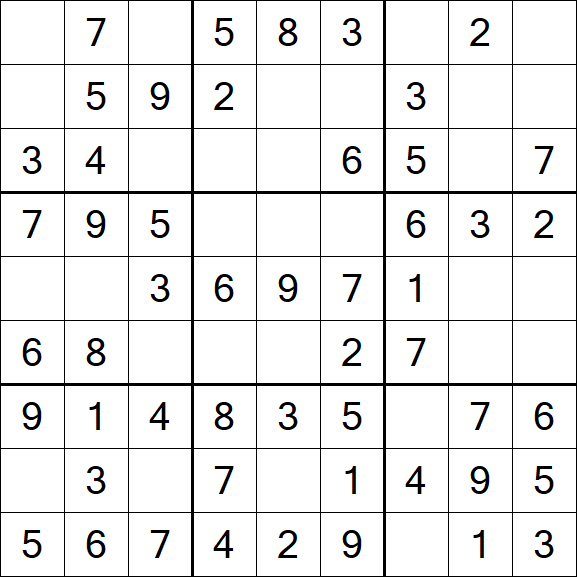
#> input picture sudoku/sudoku11.png, 577 x 577 px, found by its file name
$ jupyter execute --allow-errors sudoku_solver.ipynb   (shell and % lines are left out)
#> lines starting #> are read from the running program, lines starting #| are printed output that depends on the picture; after the words box and inside, x2 and y2 are one past the last pixel; in counts of white or black regions, pixels touching at a corner belong together
[cell 1]
import cv2
import numpy as np
import imageio
from imutils import contours

[cell 2]
src = cv2.imread("D:\sudoku11.png")
#> src is the input picture: shape (577, 577, 3); mean B, G, R 235.1, 235.1, 235.1

[cell 3]
cv2.imshow("Original Image", src)
cv2.waitKey(0)
cv2.destroyAllWindows()

[cell 4]
gray = cv2.cvtColor(src, cv2.COLOR_BGR2GRAY)
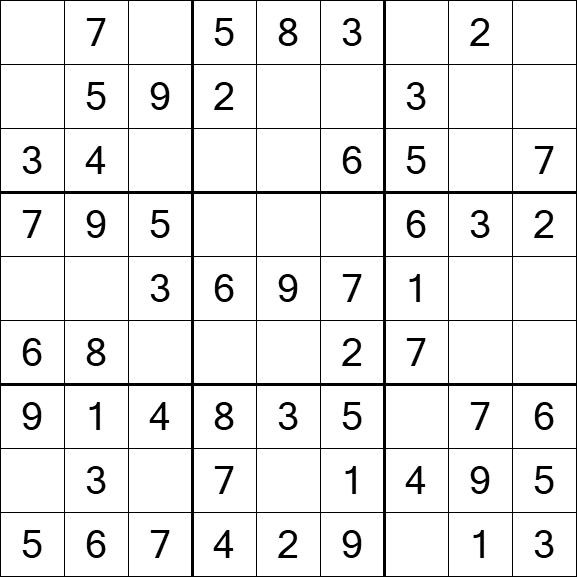
#> gray: shape (577, 577); min 0, max 255, mean 235.1

[cell 5]
print(gray)
#> (printed output is left out)

[cell 6]
cv2.imshow("Gray Image", gray)
cv2.waitKey(0)
cv2.destroyAllWindows()

[cell 7]
gray = cv2.bitwise_not(gray)
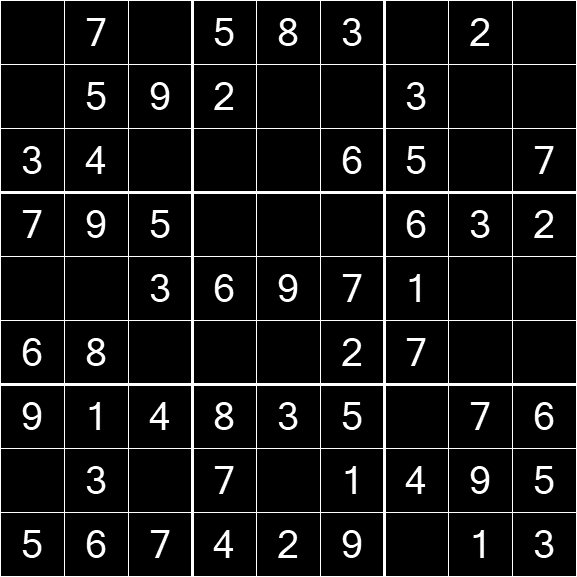
#> gray: shape (577, 577); min 0, max 255, mean 19.9
bw = cv2.adaptiveThreshold(gray, 255, cv2.ADAPTIVE_THRESH_MEAN_C, cv2.THRESH_BINARY, 15, -2)
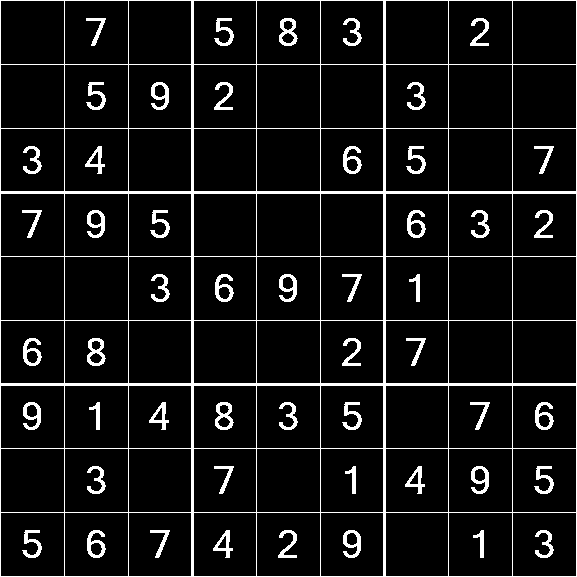
#> bw: shape (577, 577); 8.1% white; 52 white regions, largest, box (x1, y1, x2, y2) and area: (0, 0, 577, 577) 15960, (279, 18, 298, 46) 266, (87, 338, 106, 366) 266

[cell 8]
print(bw)
#> (printed output is left out)

[cell 9]
cv2.imshow("Black White Image", bw)
cv2.waitKey(0)
cv2.destroyAllWindows()

[cell 10]
horizontal = np.copy(bw)
vertical = np.copy(bw)

[cell 11]
cols = horizontal.shape[1]
#> cols = 577
horizontal_size = cols // 10
#> horizontal_size = 57

[cell 12]
horizontalStructre = cv2.getStructuringElement(cv2.MORPH_RECT, (horizontal_size, 1))

[cell 13]
horizontal = cv2.erode(horizontal, horizontalStructre)
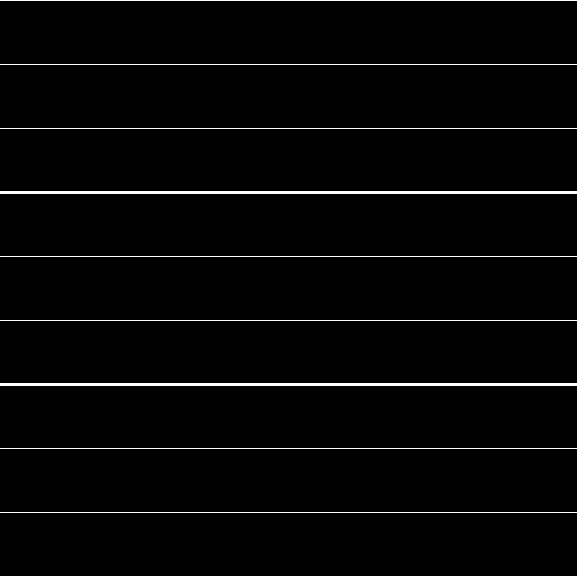
#> horizontal: shape (577, 577); 2.4% white in thin lines or dots
horizontal = cv2.dilate(horizontal, horizontalStructre)

[cell 14]
cv2.imshow("Horizontal lines", horizontal)
cv2.waitKey(0)
cv2.destroyAllWindows()

[cell 15]
rows = vertical.shape[0]
#> rows = 577
vertical_size = rows // 10
#> vertical_size = 57

[cell 16]
verticalStructre = cv2.getStructuringElement(cv2.MORPH_RECT, (1, vertical_size))
#> verticalStructre = 57 values from 1 to 1

[cell 17]
vertical = cv2.erode(vertical, verticalStructre)
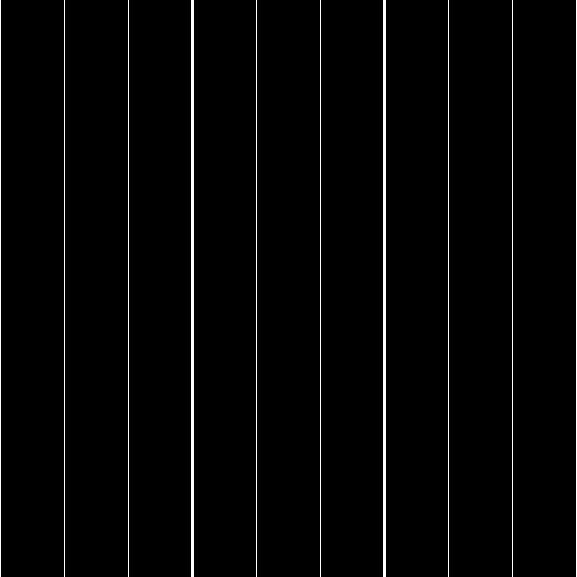
#> vertical: shape (577, 577); 2.4% white in thin lines or dots
vertical = cv2.dilate(vertical, verticalStructre)

[cell 18]
cv2.imshow("Vertical lines", vertical)
cv2.waitKey(0)
cv2.destroyAllWindows()

### NEW ###

[cell 19]
new_image = cv2.bitwise_or(vertical, horizontal)
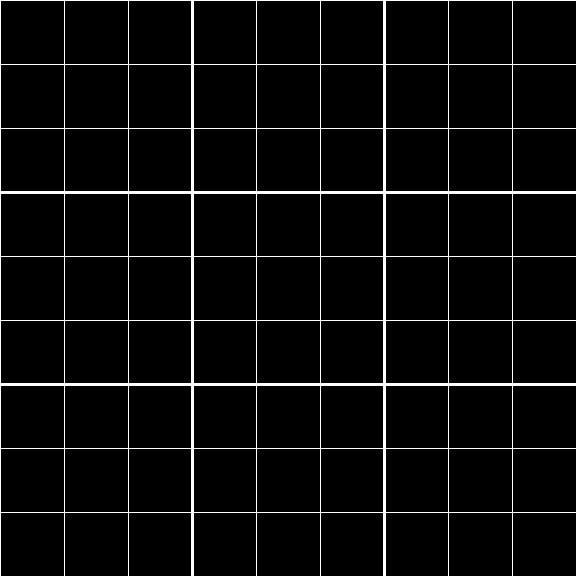
#> new_image: shape (577, 577); 4.8% white in thin lines or dots

[cell 20]
cv2.imshow("Grids", new_image)
cv2.waitKey(0)
cv2.destroyAllWindows()

[cell 21]
new_im = cv2.bitwise_not(new_image)
#> new_im: shape (577, 577); 95.2% white; black in thin lines or dots

[cell 22]
edges =  cv2.adaptiveThreshold(new_im, 255, cv2.ADAPTIVE_THRESH_MEAN_C, cv2.THRESH_BINARY, 3, -2)
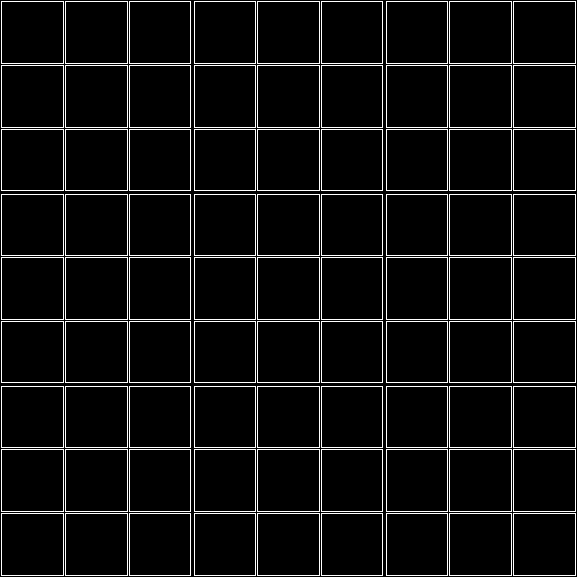
#> edges: shape (577, 577); 6% white in thin lines or dots

[cell 23]
cv2.imshow("Concaneted images", edges)
cv2.waitKey(0)
cv2.destroyAllWindows()

[cell 24]
kernel = np.ones((2, 2), np.uint8)
edges = cv2.dilate(edges, kernel)
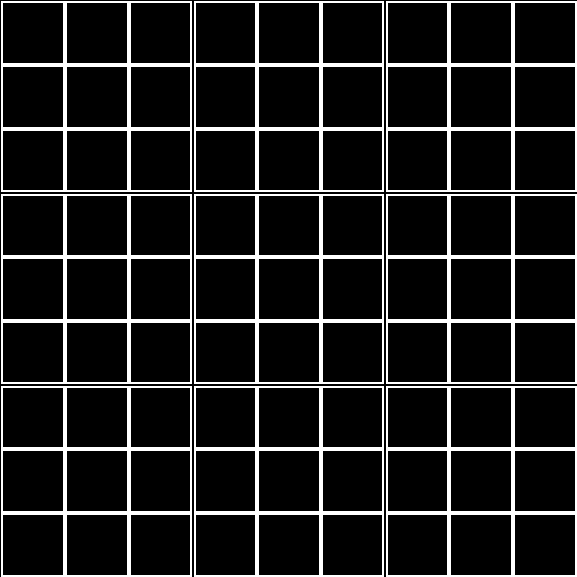
#> edges: shape (577, 577); 12% white; 9 white regions

[cell 25]
cv2.imshow("dilated edges", edges)
cv2.waitKey(0)
cv2.destroyAllWindows()

[cell 26]
smooth = cv2.blur(edges, (2, 2))
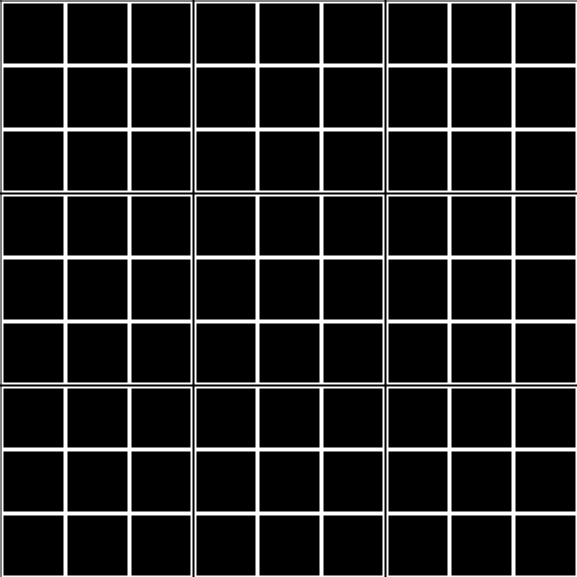
#> smooth: shape (577, 577); min 0, max 255, mean 30.6

[cell 27]
cv2.imshow("smooth edges", smooth)
cv2.waitKey(0)
cv2.destroyAllWindows()

### find contours ###

[cell 28]
cnts, hierarchy = cv2.findContours(image=smooth, mode=cv2.RETR_TREE, method=cv2.CHAIN_APPROX_NONE)
#> cnts = 90 contours; largest, box (x1, y1, x2, y2) and area: (0, 0, 193, 193) 36864, (0, 386, 193, 577) 36480, (0, 194, 193, 385) 36480, (386, 0, 577, 193) 36480, (194, 0, 385, 193) 36480

[cell 29]
cp = src.copy()

#> (a cell that did not finish here is left out)

[cell 31]
cv2.imshow("detected contours", cp)
cv2.waitKey(0)
cv2.destroyAllWindows()

[cell 32]
cnts, _ = contours.sort_contours(cnts, method="left-to-right")
#> cnts = 90 contours; largest, box (x1, y1, x2, y2) and area: (0, 0, 193, 193) 36864, (0, 386, 193, 577) 36480, (0, 194, 193, 385) 36480, (194, 0, 385, 193) 36480, (386, 0, 577, 193) 36480
cnts, _ = contours.sort_contours(cnts, method="top-to-bottom")
#> cnts = 90 contours; largest, box (x1, y1, x2, y2) and area: (0, 0, 193, 193) 36864, (194, 0, 385, 193) 36480, (386, 0, 577, 193) 36480, (0, 194, 193, 385) 36480, (0, 386, 193, 577) 36480

### plot contours ###

[cell 33]
cp = src.copy()
count = 0

for c in cnts:
    if cv2.contourArea(c) > 1000 and cv2.contourArea(c) < 5000:
        count += 1
        rect = cv2.boundingRect(c)
        x, y, w, h = rect
        cv2.rectangle(cp, (x, y), (x+w, y+h), (0, 255, 0), 2)
        cv2.imshow("black white image", cp)
        cv2.waitKey(500)
#> this loop made 90 passes
#> (x, y, w, h) on passes 4 to 15: (3, 3, 61, 61), (67, 3, 61, 61), (131, 3, 60, 61), (196, 3, 60, 61), (259, 3, 61, 61), (323, 3, 60, 61), (388, 3, 60, 61), (451, 3, 61, 61), (515, 3, 61, 61), (3, 67, 61, 61), (67, 67, 61, 61), (131, 67, 60, 61)
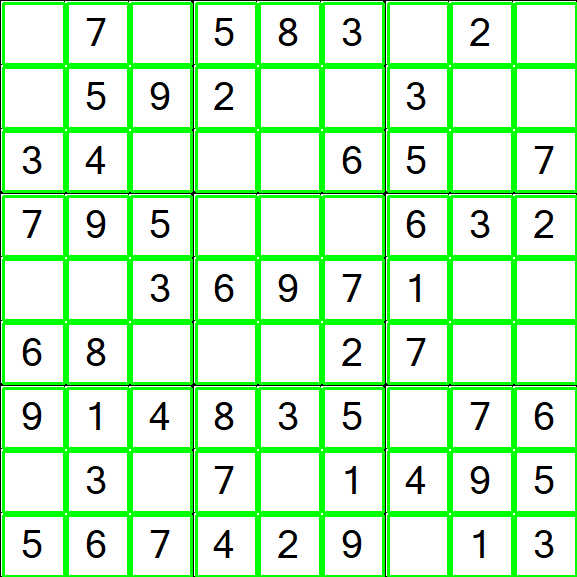
#> cp: shape (577, 577, 3); 17.25% of pixels changed, all inside (x1, y1, x2, y2) = (2, 2, 577, 577)
#> after the loop, count = 81
cv2.destroyAllWindows()

[cell 34]
import pytesseract
import os
import cv2

# pytesseract.pytesseract.tesseract_cmd = r'C:\Program Files\Tesseract-OCR\tesseract.exe'

def convert_gray(img):
    im = cv2.imread(img)
    return cv2.cvtColor(im, cv2.COLOR_BGR2GRAY)

def get_num(img):
    return pytesseract.image_to_string(img, config=r'--oem 1 --psm 13 outputbase digits')

[cell 35]
import imageio
import cv2

cp = src.copy()
count = 0
num = []
#> (the rest of this cell did not finish here and is left out)

[cell 36]
len(num)

[cell 37]
def divide_chunks(l, n):
    for i in range(0, len(l), n):
        yield l[i: i+n]

n = 9
matrix = list(divide_chunks(num, n))
print(matrix)

[cell 38]
import copy
mat = copy.deepcopy(matrix)

for n in mat:
    for j,i in enumerate(n):
        if i == "":
            n[j]=i.replace("", "0")
        else:
            n[j]=i.replace(i, i[0])

[cell 39]
mat

[cell 40]
for row in mat:
    for j,i in enumerate(row):
        row[j] = int(i)

[cell 41]
mat

[cell 42]
grid = copy.deepcopy(mat)

### SOLVER

[cell 43]
M = 9
def puzzle(a):
    for i in range(M):
        for j in range(M):
            print(a[i][j],end = " ")
        print()
def solve(grid, row, col, num):
    for x in range(9):
        if grid[row][x] == num:
            return False

    for x in range(9):
        if grid[x][col] == num:
            return False


    startRow = row - row % 3
    startCol = col - col % 3
    for i in range(3):
        for j in range(3):
            if grid[i + startRow][j + startCol] == num:
                return False
    return True

def Suduko(grid, row, col):

    if (row == M - 1 and col == M):
        return True
    if col == M:
        row += 1
        col = 0
    if grid[row][col] > 0:
        return Suduko(grid, row, col + 1)
    for num in range(1, M + 1, 1):

        if solve(grid, row, col, num):

            grid[row][col] = num
            if Suduko(grid, row, col + 1):
                return True
        grid[row][col] = 0
    return False


#> (the rest of this cell did not finish here and is left out)

[cell 44]
bound = []
count = 0
for c in cnts:
    if cv2.contourArea(c) > 1000 and cv2.contourArea(c) < 5000:
        count += 1
        rect = cv2.boundingRect(c)
        bound.append(rect)
#> this loop made 90 passes
#> after the loop, bound = 81 items, first 6: (3, 3, 61, 61), (67, 3, 61, 61), (131, 3, 60, 61), (196, 3, 60, 61), (259, 3, 61, 61), (323, 3, 60, 61); count = 81

[cell 45]
len(bound)
#> Out = 81

[cell 46]
grid

[cell 47]
mat

[cell 48]
n = 9
bound = list(divide_chunks(bound, n))
#> bound = 9 items
print(bound)
#> (printed output is left out)

[cell 49]
cp = src.copy()

for i, m in enumerate(mat):
    for j, n in enumerate(m):
        if mat[i][j] != grid[i][j]:
            x, y, w, h = bound[i][j]
            cv2.putText(cp, str(grid[i][j]), (x+w-40, y+h-20), 0, 0.9, (0, 0, 255))
